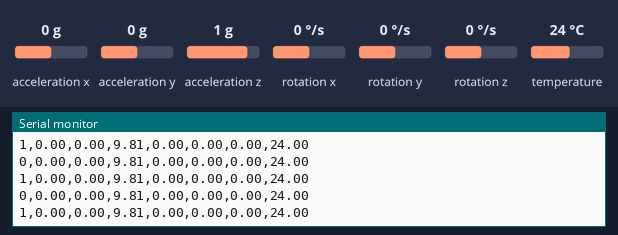
Bench run of a sketch on a simulated Arduino Uno, built with avr-gcc and run on an emulated ATmega328P. Parts: the last lines printed to the serial monitor. The inputs (shaded band) are chosen by the test bench; at power-on: acceleration x 0 g, acceleration y 0 g, acceleration z 1 g, rotation x 0 °/s, rotation y 0 °/s, rotation z 0 °/s, temperature 24 °C.

Above: at 1.4 s.
1.5 s: acceleration x set to -1.4 g
At 1.54 s:
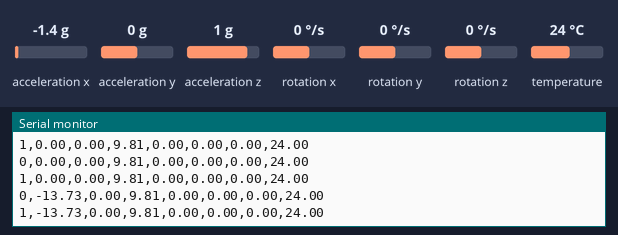
3.0 s: acceleration y set to -1.4 g
At 3.04 s:
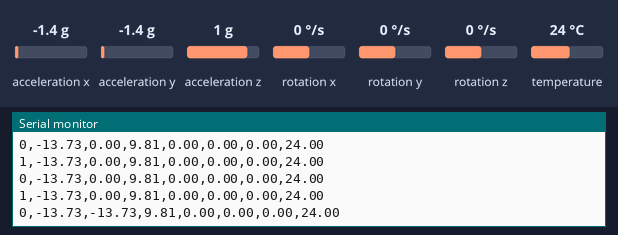
4.5 s: acceleration z set to -1.4 g
At 4.5 s:
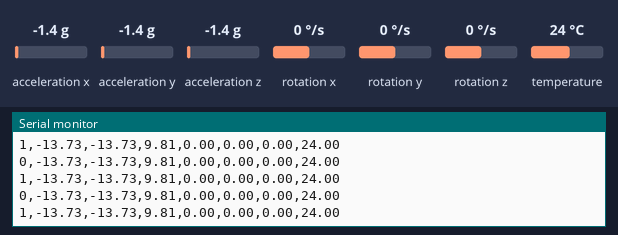
6.0 s: rotation x set to -192 °/s
At 6.01 s:
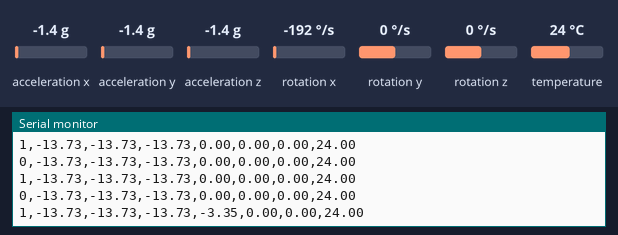
7.5 s: rotation y set to -192 °/s
At 7.52 s:
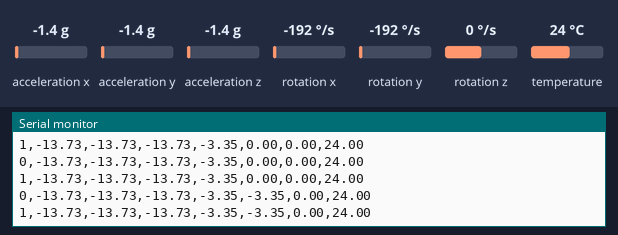
9.0 s: rotation z set to -192 °/s
At 9.04 s:
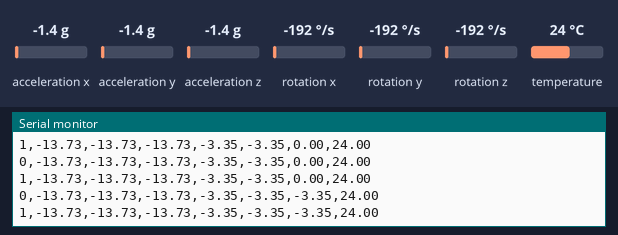

The sketch:

accelerometersAdafruit.ino
```cpp
#include <Adafruit_MPU6050.h>
#include <Adafruit_Sensor.h>
#include <Wire.h>

Adafruit_MPU6050 mpu;
Adafruit_MPU6050 mpu2;
const int MPU_addr_1 = 0x68; // I2C address of the first MPU-6050
const int MPU_addr_2 = 0x69; // I2C address of the second MPU-6050

void setup(void) {
  Serial.begin(115200);

  // Try to initialize!
  if (!mpu.begin(MPU_addr_1)) {
    Serial.println("Failed to find MPU6050 1 chip");
    while (1) {
      delay(10);
    }
  }
  Serial.println("MPU6050 1 Found!");

  // set accelerometer range to +-8G
  mpu.setAccelerometerRange(MPU6050_RANGE_8_G);

  // set gyro range to +- 500 deg/s
  mpu.setGyroRange(MPU6050_RANGE_500_DEG);

  // set filter bandwidth to 21 Hz
  mpu.setFilterBandwidth(MPU6050_BAND_21_HZ);

  delay(100);


  // Try to initialize!
  if (!mpu2.begin(MPU_addr_2)) {
    Serial.println("Failed to find MPU6050 2 chip");
    while (1) {
      delay(10);
    }
  }
  Serial.println("MPU6050 2 Found!");

  // set accelerometer range to +-8G
  mpu2.setAccelerometerRange(MPU6050_RANGE_8_G);

  // set gyro range to +- 500 deg/s
  mpu2.setGyroRange(MPU6050_RANGE_500_DEG);

  // set filter bandwidth to 21 Hz
  mpu2.setFilterBandwidth(MPU6050_BAND_21_HZ);

  delay(100);

}

void loop() {
  /* Get new sensor events with the readings */
  sensors_event_t a, g, temp;
  mpu.getEvent(&a, &g, &temp);
  Serial.print("0");
  Serial.print(",");
  /* Print out the values */
  //Serial.print("Acceleration X: ");
  Serial.print(a.acceleration.x);
  Serial.print(",");
  //Serial.print(", Y: ");
  Serial.print(a.acceleration.y);
  Serial.print(",");
  //Serial.print(", Z: ");
  Serial.print(a.acceleration.z);
  Serial.print(",");
  //Serial.println(" m/s^2");

  //Serial.print("Rotation X: ");
  Serial.print(g.gyro.x);
  Serial.print(",");
  //Serial.print(", Y: ");
  Serial.print(g.gyro.y);
  Serial.print(",");
  //Serial.print(", Z: ");
  Serial.print(g.gyro.z);
  Serial.print(",");
  //Serial.println(" rad/s");

  //Serial.print("Temperature: ");
  Serial.print(temp.temperature);
  //Serial.println(" degC");
  Serial.println("");


  /* Get new sensor events with the readings */
  sensors_event_t a1, g1, temp1;
  mpu2.getEvent(&a1, &g1, &temp1);
  Serial.print("1");
  Serial.print(",");
  /* Print out the values */
  //Serial.print("Acceleration X: ");
  Serial.print(a1.acceleration.x);
  Serial.print(",");
  //Serial.print(", Y: ");
  Serial.print(a1.acceleration.y);
  Serial.print(",");
  //Serial.print(", Z: ");
  Serial.print(a1.acceleration.z);
  Serial.print(",");
  //Serial.println(" m/s^2");

  //Serial.print("Rotation X: ");
  Serial.print(g1.gyro.x);
  Serial.print(",");
  //Serial.print(", Y: ");
  Serial.print(g1.gyro.y);
  Serial.print(",");
  //Serial.print(", Z: ");
  Serial.print(g1.gyro.z);
  Serial.print(",");
  //Serial.println(" rad/s");

  //Serial.print("Temperature: ");
  Serial.print(temp1.temperature);
  //Serial.println(" degC");
  Serial.println("");

  delay(50);
}
```

Measured:
- after the input at 1.5 s, the serial monitor: prints a new line at once (image 1)
- after the input at 3.0 s, the serial monitor: prints a new line at once (image 2)
- after the input at 6.0 s, the serial monitor: prints a new line at once (image 4)
- after the input at 7.5 s, the serial monitor: prints a new line at once (image 5)
- after the input at 9.0 s, the serial monitor: prints a new line at once (image 6)
